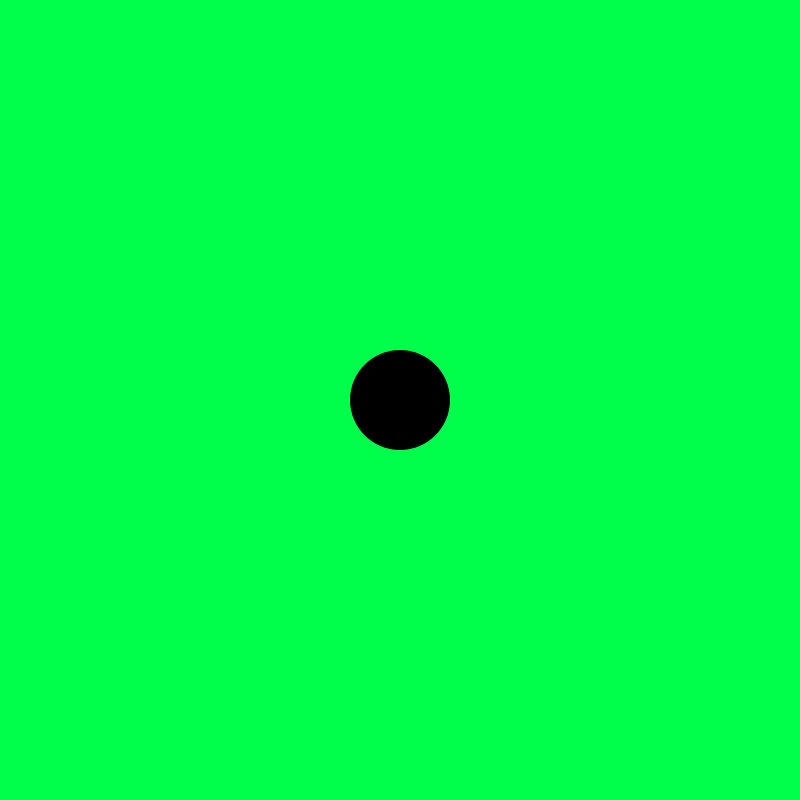
Frame 1 (no input)
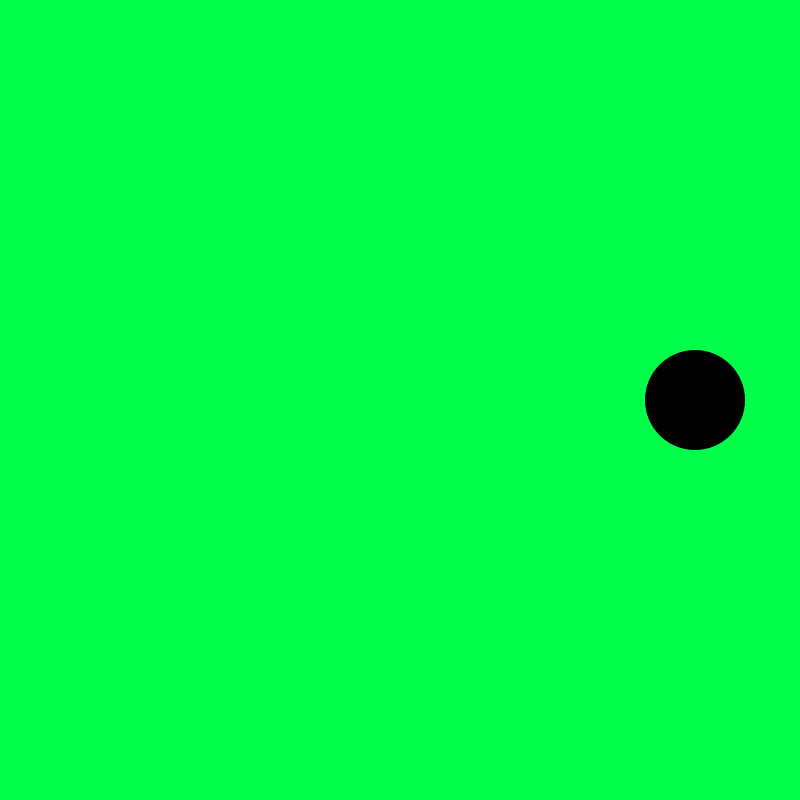
Frame 60 (the mouse pressed at the canvas centre just before this capture)
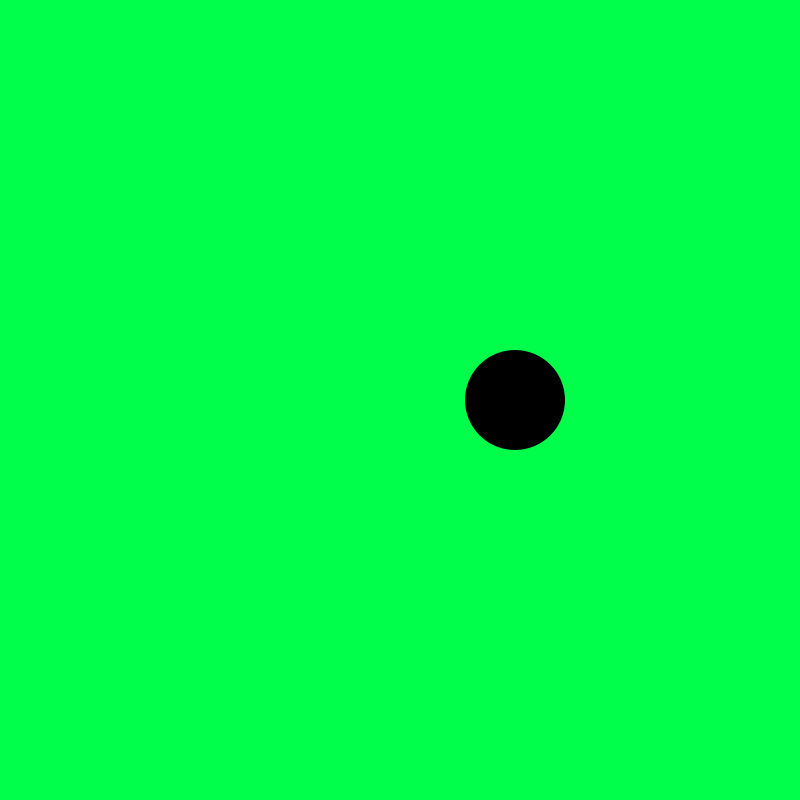
Frame 120 (the mouse held since frame 60 and released just before this capture)

The Processing sketch that drew these frames (run headless with seeded random() and noise(); from frame 60 on, the mouse is pressed at the canvas centre):

// Processing sketch: F003_BounceX
// ── F003_BounceX.pde
float posX;
float speed;

void setup(){
  size(800,800);
  background(0,255,75);
  smooth();
  posX = width/2;
  speed = 5;
}

void draw(){
  int rad = 50;
  background(0,255,75);
  noStroke();
  fill(0);
  ellipse(posX,height/2,rad*2,rad*2);
  posX = posX + speed;
  
  if((posX+rad)>width)speed=speed*-1;
  if((posX-rad)<0)speed=speed*-1;
  
}
